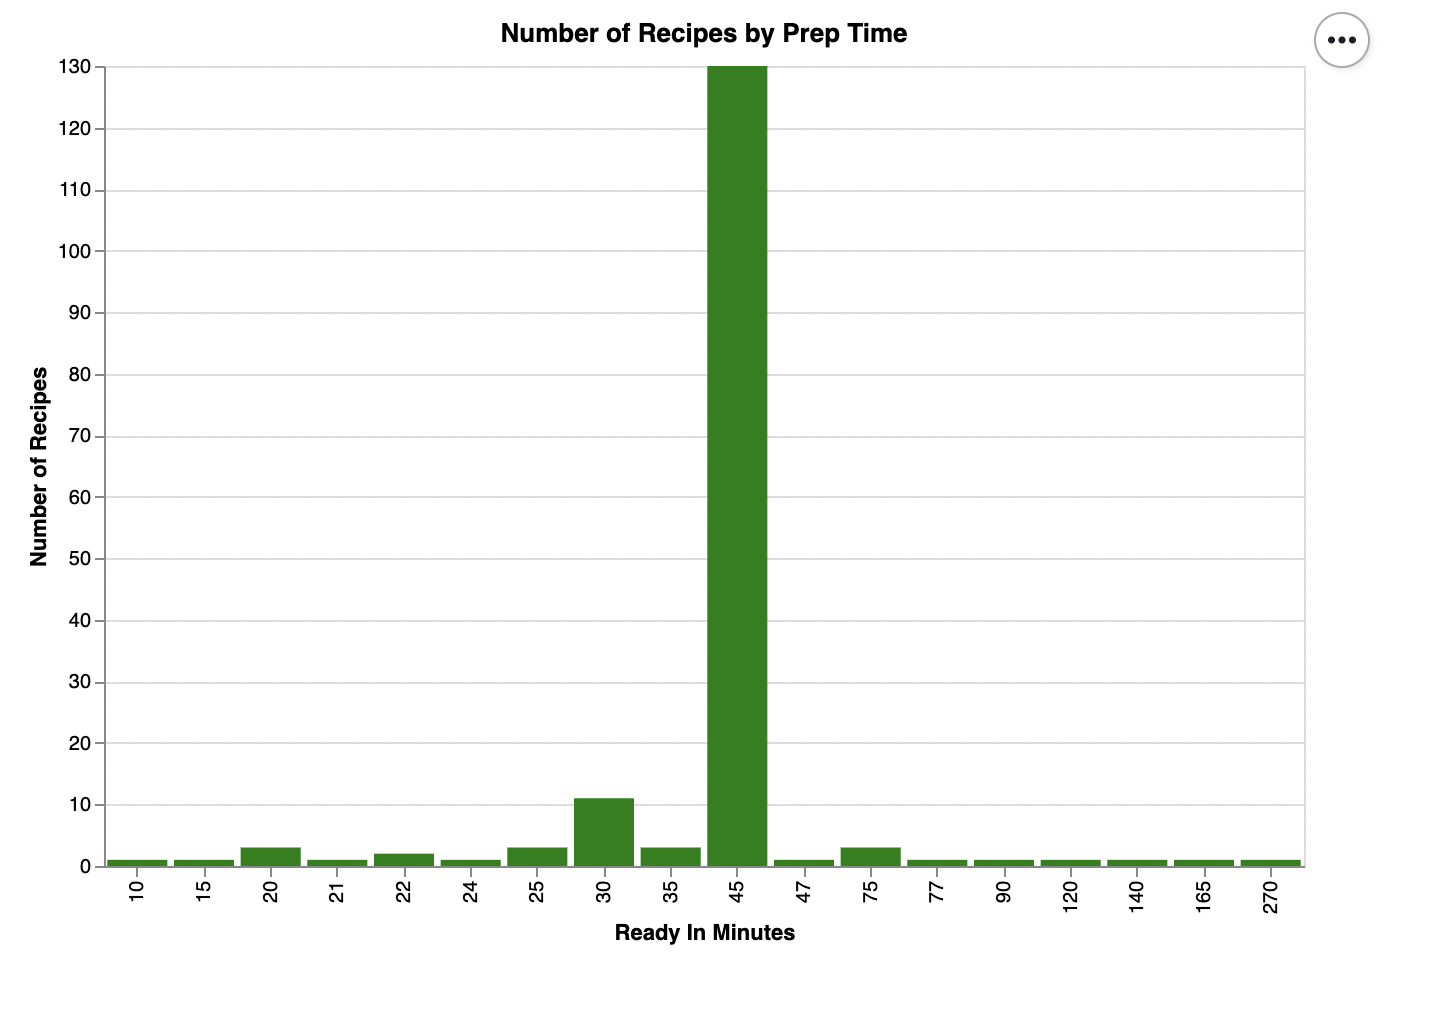

Python code for this plot:
import sqlite3
import pandas as pd
import altair as alt
import os

dir_path = os.path.dirname(os.path.realpath(__file__))
db_path = os.path.join(dir_path, "recipes.db")

def load_ready_times():
    conn = sqlite3.connect(db_path)
    query = "SELECT readyInMinutes FROM FullRecipeInfo"
    df = pd.read_sql_query(query, conn)
    conn.close()
    return df

def plot_ready_minutes(df):
    count_df = df['readyInMinutes'].value_counts().reset_index()
    count_df.columns = ['readyInMinutes', 'count']
    count_df = count_df.sort_values('readyInMinutes')

    chart = alt.Chart(count_df).mark_bar(color='green').encode(
        x=alt.X('readyInMinutes:O', title='Ready In Minutes'),
        y=alt.Y('count:Q', title='Number of Recipes'),
        tooltip=['readyInMinutes', 'count']
    ).properties(
        title='Number of Recipes by Prep Time',
        width=600,
        height=400
    )

    output_path = os.path.join(dir_path, "vis2.html")
    chart.save(output_path)

def main():
    df = load_ready_times()
    plot_ready_minutes(df)


main()